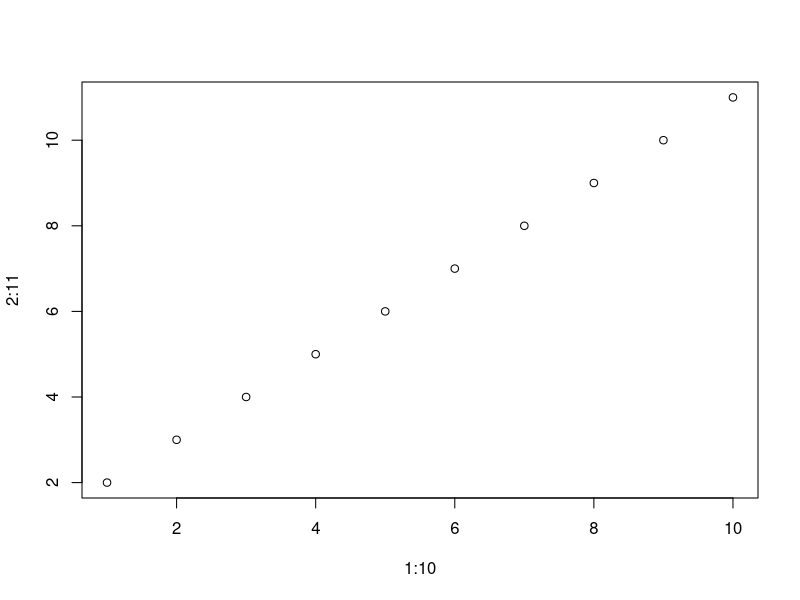

Generate this figure with R:
## ---- chunk 1
library(knitr)
opts_chunk$set(out.extra='style="display:block; margin: auto"'
    #, fig.align="center"
    , fig.width=4.3, fig.height=3.2, dev.args=list(pointsize=10)
    )
knit_hooks$set(spar = function(before, options, envir) {
    if (before){
        par( las=1 )                   #also y axis labels horizontal
        par(mar=c(2.0,3.3,0,0)+0.3 )  #margins
        par(tck=0.02 )                          #axe-tick length inside plots             
        par(mgp=c(1.1,0.2,0) )  #positioning of axis title, axis labels, axis
     }
})
## ---- chunk 2
## simple plot
plot(1:10,2:11)
